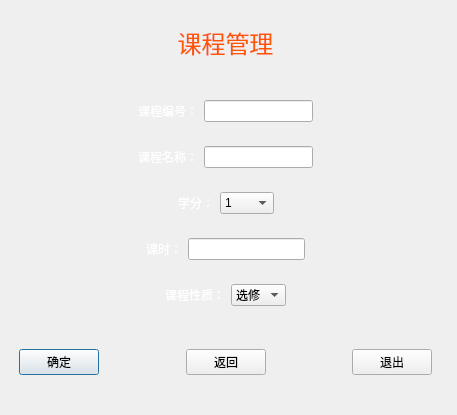
<?xml version="1.0" encoding="UTF-8"?>
<ui version="4.0">
 <class>addCourse</class>
 <widget class="QDialog" name="addCourse">
  <property name="enabled">
   <bool>true</bool>
  </property>
  <property name="geometry">
   <rect>
    <x>0</x>
    <y>0</y>
    <width>457</width>
    <height>415</height>
   </rect>
  </property>
  <property name="windowTitle">
   <string>添加课程</string>
  </property>
  <property name="windowIcon">
   <iconset resource="a.qrc">
    <normaloff>:/new/prefix1/image/gaitubao_sa_png.png</normaloff>:/new/prefix1/image/gaitubao_sa_png.png</iconset>
  </property>
  <widget class="QWidget" name="widget_8" native="true">
   <property name="geometry">
    <rect>
     <x>10</x>
     <y>10</y>
     <width>431</width>
     <height>385</height>
    </rect>
   </property>
   <layout class="QVBoxLayout" name="verticalLayout_2">
    <item>
     <widget class="QLabel" name="label_2">
      <property name="text">
       <string>&lt;html&gt;&lt;head/&gt;&lt;body&gt;&lt;p align=&quot;center&quot;&gt;&lt;span style=&quot; font-size:18pt; color:#ff5500;&quot;&gt;课程管理&lt;/span&gt;&lt;/p&gt;&lt;/body&gt;&lt;/html&gt;</string>
      </property>
     </widget>
    </item>
    <item>
     <widget class="QWidget" name="widget_6" native="true">
      <layout class="QVBoxLayout" name="verticalLayout">
       <item>
        <widget class="QWidget" name="widget" native="true">
         <layout class="QHBoxLayout" name="horizontalLayout">
          <item>
           <spacer name="horizontalSpacer_9">
            <property name="orientation">
             <enum>Qt::Horizontal</enum>
            </property>
            <property name="sizeHint" stdset="0">
             <size>
              <width>40</width>
              <height>20</height>
             </size>
            </property>
           </spacer>
          </item>
          <item>
           <widget class="QLabel" name="label">
            <property name="text">
             <string>&lt;html&gt;&lt;head/&gt;&lt;body&gt;&lt;p&gt;&lt;span style=&quot; color:#ffffff;&quot;&gt;课程编号：&lt;/span&gt;&lt;/p&gt;&lt;/body&gt;&lt;/html&gt;</string>
            </property>
           </widget>
          </item>
          <item>
           <widget class="QLineEdit" name="course_num"/>
          </item>
          <item>
           <spacer name="horizontalSpacer_10">
            <property name="orientation">
             <enum>Qt::Horizontal</enum>
            </property>
            <property name="sizeHint" stdset="0">
             <size>
              <width>40</width>
              <height>20</height>
             </size>
            </property>
           </spacer>
          </item>
         </layout>
        </widget>
       </item>
       <item>
        <widget class="QWidget" name="widget_2" native="true">
         <layout class="QHBoxLayout" name="horizontalLayout_2">
          <item>
           <spacer name="horizontalSpacer_7">
            <property name="orientation">
             <enum>Qt::Horizontal</enum>
            </property>
            <property name="sizeHint" stdset="0">
             <size>
              <width>40</width>
              <height>20</height>
             </size>
            </property>
           </spacer>
          </item>
          <item>
           <widget class="QLabel" name="lb1">
            <property name="text">
             <string>&lt;html&gt;&lt;head/&gt;&lt;body&gt;&lt;p&gt;&lt;span style=&quot; color:#ffffff;&quot;&gt;课程名称：&lt;/span&gt;&lt;/p&gt;&lt;/body&gt;&lt;/html&gt;</string>
            </property>
           </widget>
          </item>
          <item>
           <widget class="QLineEdit" name="course_name"/>
          </item>
          <item>
           <spacer name="horizontalSpacer_8">
            <property name="orientation">
             <enum>Qt::Horizontal</enum>
            </property>
            <property name="sizeHint" stdset="0">
             <size>
              <width>40</width>
              <height>20</height>
             </size>
            </property>
           </spacer>
          </item>
         </layout>
        </widget>
       </item>
       <item>
        <widget class="QWidget" name="widget_3" native="true">
         <layout class="QHBoxLayout" name="horizontalLayout_3">
          <item>
           <spacer name="horizontalSpacer_5">
            <property name="orientation">
             <enum>Qt::Horizontal</enum>
            </property>
            <property name="sizeHint" stdset="0">
             <size>
              <width>40</width>
              <height>20</height>
             </size>
            </property>
           </spacer>
          </item>
          <item>
           <widget class="QLabel" name="ss">
            <property name="text">
             <string>&lt;html&gt;&lt;head/&gt;&lt;body&gt;&lt;p&gt;&lt;span style=&quot; color:#ffffff;&quot;&gt;学分：&lt;/span&gt;&lt;/p&gt;&lt;/body&gt;&lt;/html&gt;</string>
            </property>
           </widget>
          </item>
          <item>
           <widget class="QComboBox" name="course_credit">
            <item>
             <property name="text">
              <string>1</string>
             </property>
            </item>
            <item>
             <property name="text">
              <string>1.5</string>
             </property>
            </item>
            <item>
             <property name="text">
              <string>2</string>
             </property>
            </item>
            <item>
             <property name="text">
              <string>2.5</string>
             </property>
            </item>
            <item>
             <property name="text">
              <string>3</string>
             </property>
            </item>
            <item>
             <property name="text">
              <string>3.5</string>
             </property>
            </item>
            <item>
             <property name="text">
              <string>4</string>
             </property>
            </item>
            <item>
             <property name="text">
              <string>4.5</string>
             </property>
            </item>
            <item>
             <property name="text">
              <string>5</string>
             </property>
            </item>
            <item>
             <property name="text">
              <string>5.5</string>
             </property>
            </item>
            <item>
             <property name="text">
              <string>6</string>
             </property>
            </item>
            <item>
             <property name="text">
              <string>6.5</string>
             </property>
            </item>
            <item>
             <property name="text">
              <string>11.5</string>
             </property>
            </item>
            <item>
             <property name="text">
              <string>12</string>
             </property>
            </item>
           </widget>
          </item>
          <item>
           <spacer name="horizontalSpacer_6">
            <property name="orientation">
             <enum>Qt::Horizontal</enum>
            </property>
            <property name="sizeHint" stdset="0">
             <size>
              <width>40</width>
              <height>20</height>
             </size>
            </property>
           </spacer>
          </item>
         </layout>
        </widget>
       </item>
       <item>
        <widget class="QWidget" name="widget_4" native="true">
         <layout class="QHBoxLayout" name="horizontalLayout_4">
          <item>
           <spacer name="horizontalSpacer_3">
            <property name="orientation">
             <enum>Qt::Horizontal</enum>
            </property>
            <property name="sizeHint" stdset="0">
             <size>
              <width>40</width>
              <height>20</height>
             </size>
            </property>
           </spacer>
          </item>
          <item>
           <widget class="QLabel" name="label_4">
            <property name="text">
             <string>&lt;html&gt;&lt;head/&gt;&lt;body&gt;&lt;p&gt;&lt;span style=&quot; color:#ffffff;&quot;&gt;课时：&lt;/span&gt;&lt;/p&gt;&lt;/body&gt;&lt;/html&gt;</string>
            </property>
           </widget>
          </item>
          <item>
           <widget class="QLineEdit" name="course_time"/>
          </item>
          <item>
           <spacer name="horizontalSpacer_4">
            <property name="orientation">
             <enum>Qt::Horizontal</enum>
            </property>
            <property name="sizeHint" stdset="0">
             <size>
              <width>40</width>
              <height>20</height>
             </size>
            </property>
           </spacer>
          </item>
         </layout>
        </widget>
       </item>
       <item>
        <widget class="QWidget" name="widget_5" native="true">
         <layout class="QHBoxLayout" name="horizontalLayout_5">
          <item>
           <spacer name="horizontalSpacer_11">
            <property name="orientation">
             <enum>Qt::Horizontal</enum>
            </property>
            <property name="sizeHint" stdset="0">
             <size>
              <width>40</width>
              <height>20</height>
             </size>
            </property>
           </spacer>
          </item>
          <item>
           <widget class="QLabel" name="label_5">
            <property name="text">
             <string>&lt;html&gt;&lt;head/&gt;&lt;body&gt;&lt;p&gt;&lt;span style=&quot; color:#ffffff;&quot;&gt;课程性质：&lt;/span&gt;&lt;/p&gt;&lt;/body&gt;&lt;/html&gt;</string>
            </property>
           </widget>
          </item>
          <item>
           <widget class="QComboBox" name="course_nature">
            <item>
             <property name="text">
              <string>选修</string>
             </property>
            </item>
            <item>
             <property name="text">
              <string>必修</string>
             </property>
            </item>
           </widget>
          </item>
          <item>
           <spacer name="horizontalSpacer_12">
            <property name="orientation">
             <enum>Qt::Horizontal</enum>
            </property>
            <property name="sizeHint" stdset="0">
             <size>
              <width>40</width>
              <height>20</height>
             </size>
            </property>
           </spacer>
          </item>
         </layout>
        </widget>
       </item>
      </layout>
     </widget>
    </item>
    <item>
     <widget class="QWidget" name="widget_7" native="true">
      <layout class="QHBoxLayout" name="horizontalLayout_6">
       <item>
        <widget class="QPushButton" name="btn_Confirm">
         <property name="text">
          <string>确定</string>
         </property>
        </widget>
       </item>
       <item>
        <spacer name="horizontalSpacer">
         <property name="orientation">
          <enum>Qt::Horizontal</enum>
         </property>
         <property name="sizeHint" stdset="0">
          <size>
           <width>40</width>
           <height>20</height>
          </size>
         </property>
        </spacer>
       </item>
       <item>
        <widget class="QPushButton" name="btn_back">
         <property name="text">
          <string>返回</string>
         </property>
        </widget>
       </item>
       <item>
        <spacer name="horizontalSpacer_2">
         <property name="orientation">
          <enum>Qt::Horizontal</enum>
         </property>
         <property name="sizeHint" stdset="0">
          <size>
           <width>40</width>
           <height>20</height>
          </size>
         </property>
        </spacer>
       </item>
       <item>
        <widget class="QPushButton" name="btn_close">
         <property name="text">
          <string>退出</string>
         </property>
        </widget>
       </item>
      </layout>
     </widget>
    </item>
   </layout>
  </widget>
 </widget>
 <resources>
  <include location="a.qrc"/>
 </resources>
 <connections/>
</ui>
